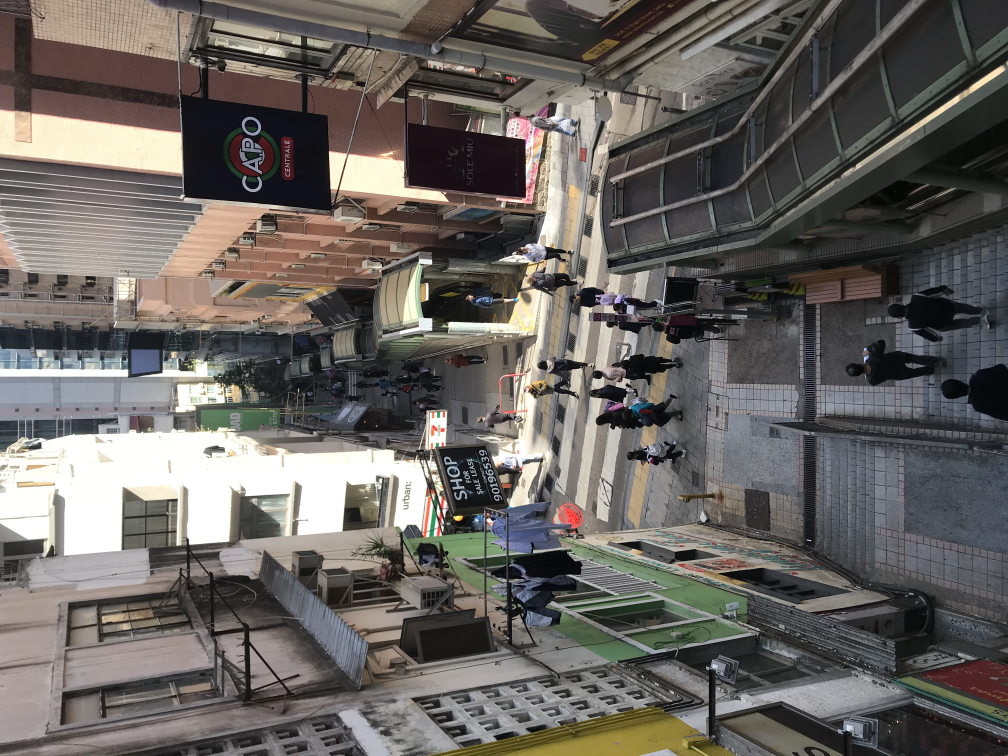
#> input picture pic/IMG_2542.jpeg, 4032 x 3024 px (shown at 1/4 size)
$ jupyter execute --allow-errors python_count_human.ipynb   (shell and % lines are left out)
#> lines starting #> are read from the running program, lines starting #| are printed output that depends on the picture; after the words box and inside, x2 and y2 are one past the last pixel; in counts of white or black regions, pixels touching at a corner belong together
[cell 1]
import skimage
import skimage.transform
import skimage.morphology

[cell 2]
import pandas as pd
import numpy as np
import matplotlib.pyplot as plt

[cell 3]
import glob
import time
import timeit

[cell 4]
latest = skimage.io.imread('pic/IMG_2542.jpeg')
#> latest is the input picture: shape (3024, 4032, 3); mean R, G, B 104.3, 100.3, 96.4
second_latest = skimage.io.imread('pic/IMG_2543.jpeg')
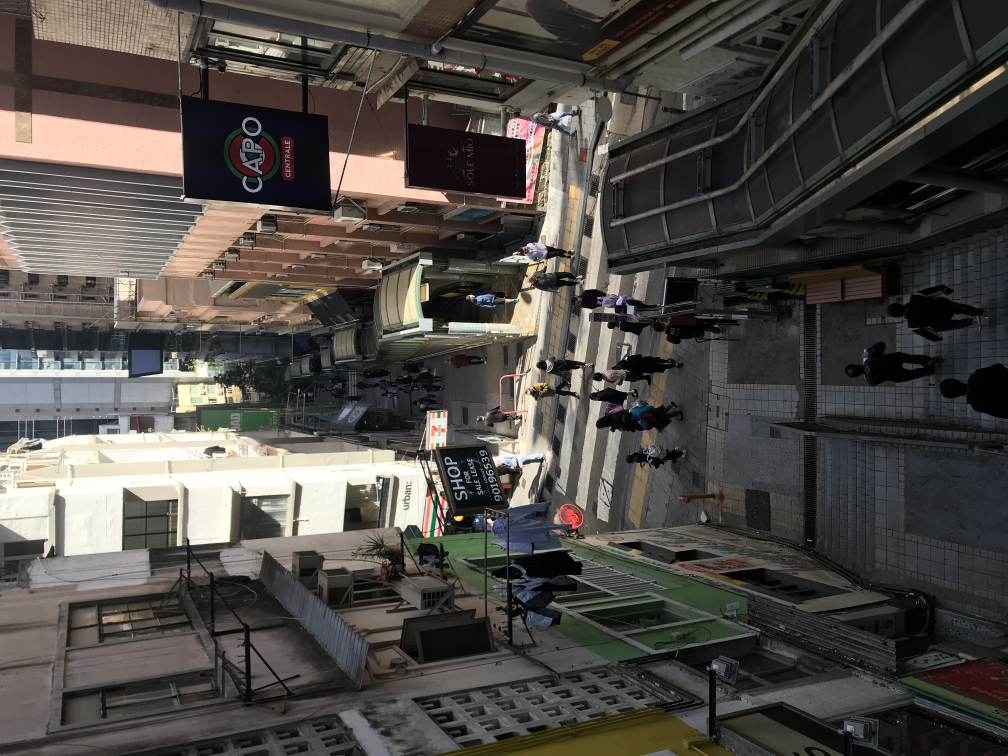
#> input picture pic/IMG_2543.jpeg, 4032 x 3024 px (shown at 1/4 size)
#> second_latest is the input picture: shape (3024, 4032, 3); mean R, G, B 78.8, 75.1, 71
first = skimage.io.imread('pic/IMG_2544.jpeg')
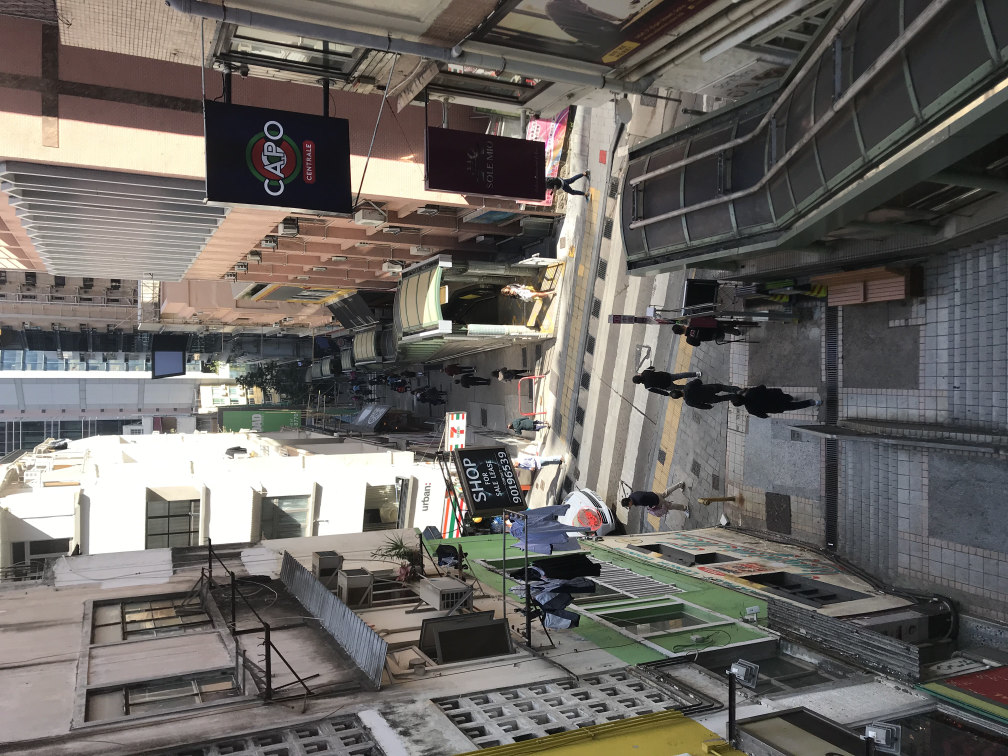
#> input picture pic/IMG_2544.jpeg, 4032 x 3024 px (shown at 1/4 size)
#> first is the input picture: shape (3024, 4032, 3); mean R, G, B 107.4, 103.4, 99.4

[cell 5]
skimage.measure.compare_mse(latest, second_latest)
#> Out = 1239.9

[cell 6]
skimage.measure.compare_mse(second_latest, first)
#> Out = 3857.2

[cell 7]
skimage.measure.compare_mse(second_latest, second_latest)
#> Out = 0

[cell 8]
latest_grey = skimage.color.rgb2gray(latest)
second_latest_grey = skimage.color.rgb2gray(second_latest)

[cell 9]
changed_pixels = np.abs(latest_grey - second_latest_grey) < 0.02
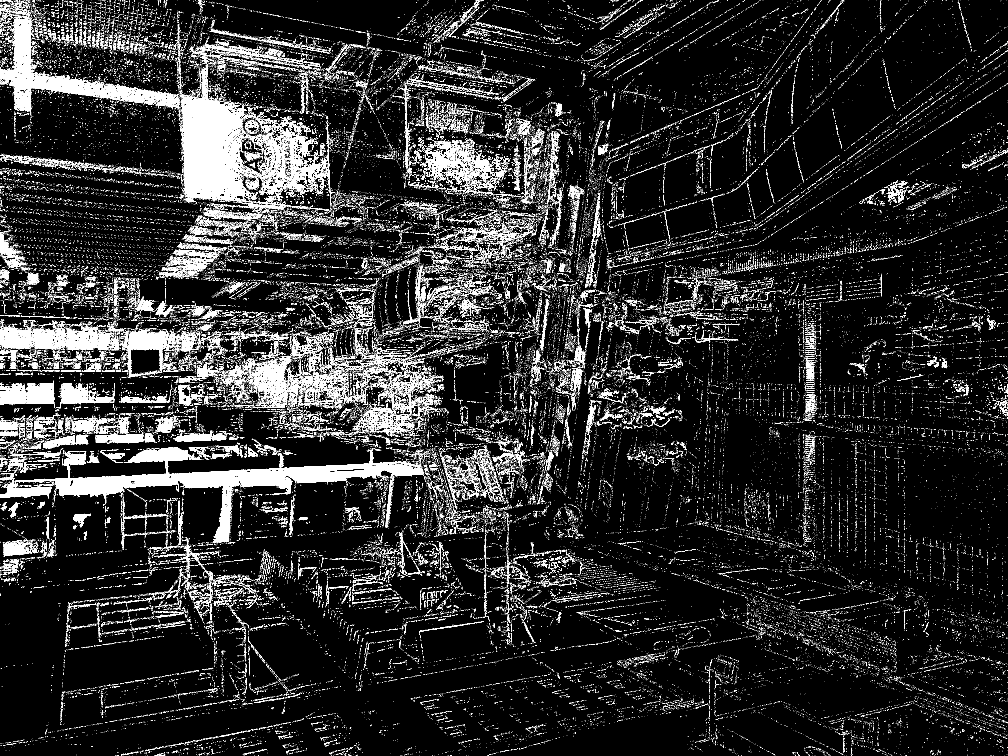
#> changed_pixels: shape (3024, 4032) bool (shown at 1/4 size); 7.8% white; 116740 white regions (112812 under 20 px), largest, box (x1, y1, x2, y2) and area: (59, 1789, 1695, 2171) 98133, (722, 275, 1002, 807) 80726, (0, 73, 719, 452) 43305

[cell 10]
plt.imshow(changed_pixels);

[cell 11]
changed_pixels = np.abs(latest_grey - second_latest_grey) < 0.02

plt.imshow(changed_pixels, cmap='gray');

[cell 12]
changed_pixels = np.abs(latest_grey - second_latest_grey) < 0.1
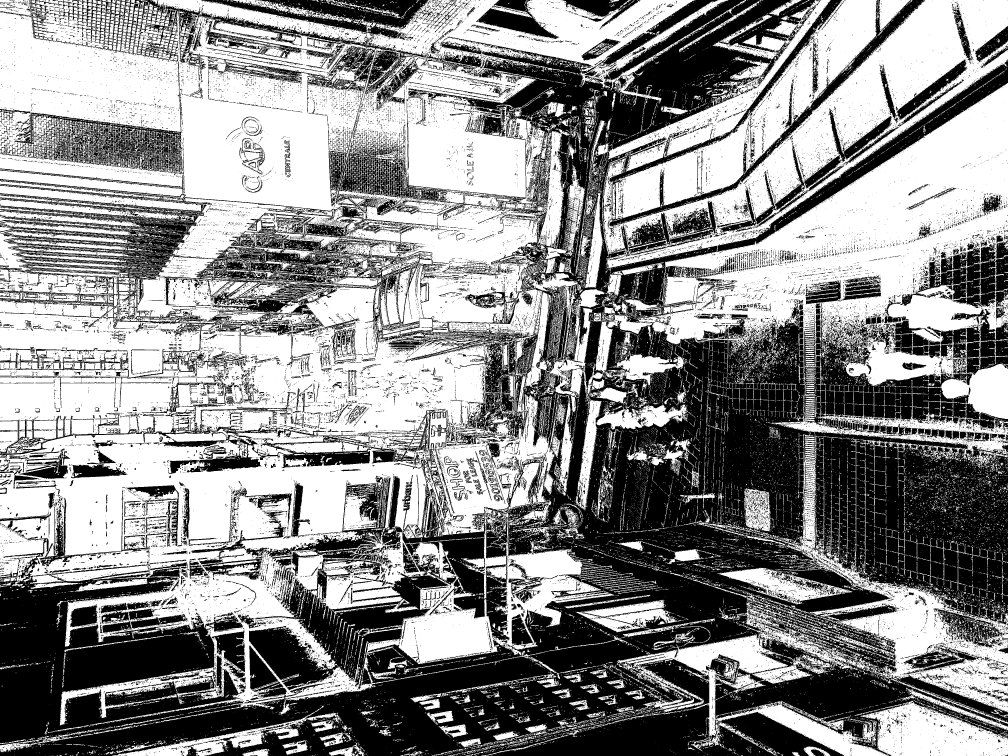
#> changed_pixels: shape (3024, 4032) bool (shown at 1/4 size); 55.1% white; 44870 black regions (41105 under 20 px), largest, box (x1, y1, x2, y2) and area: (0, 0, 4032, 3024) 4109986, (192, 0, 1706, 853) 105269, (2869, 237, 4032, 1008) 70039

plt.imshow(changed_pixels, cmap='gray');

[cell 13]
class timeit():
    from datetime import datetime
    def __enter__(self):
        self.tic = self.datetime.now()
    def __exit__(self, *args, **kwargs):
        print('runtime: {}'.format(self.datetime.now() - self.tic))

[cell 14]
###get file name
glob.glob("pic/*IMG*")

[cell 15]
images = [skimage.io.imread(x) for x in glob.glob("pic/*IMG*")]
#> images = 3 items

[cell 16]
len(images)
#> Out = 3

[cell 17]
with timeit():
    # your code, e.g.,
    print(len(images))
#| 3
    print(sum(range(int(1e7))))

[cell 18]
with timeit():
    # your code, e.g.,
    greys = [skimage.color.rgb2gray(im) for im in images]
#> greys = 3 items
    print(sum(range(int(1e7))))

#> (a cell that did not finish here is left out)

#> (a cell that did not finish here is left out)

#> (a cell that did not finish here is left out)

[cell 22]
with timeit():
    # your code, e.g.,
    mean_image = sum(greys) / len(greys)
    plt.imshow(mean_image, cmap='gray');
    print(sum(range(int(1e7))))

[cell 23]
#mean_image = sum(greys) / len(greys)
#plt.imshow(mean_image, cmap='gray');

[cell 24]
with timeit():
    # your code, e.g.,
    brightness = [x.sum() for x in greys]
#> brightness = [4822308.7, 3615087.3, 4972255.7]
    plt.plot(range(len(brightness)), brightness);
    print(sum(range(int(1e7))))
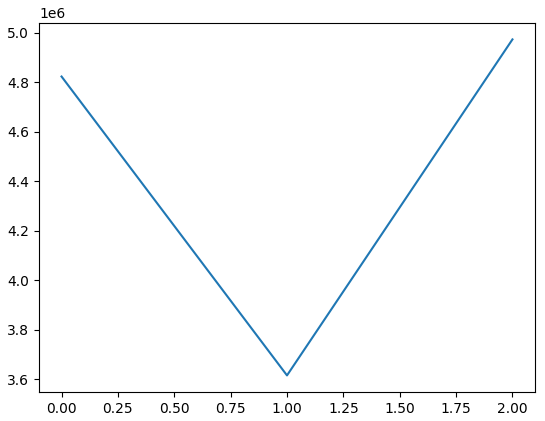
#> figure drawn by matplotlib, 1 panel

[cell 25]
#brightness = [x.sum() for x in greys]
#plt.plot(range(len(brightness)), brightness);

[cell 26]
days = [x for x in greys if x.sum() > 4600000]
#> days = 2 items
nights = [x for x in greys if x.sum() < 4000000]
#> nights = 1 item

#> (a cell that did not finish here is left out)

#> (a cell that did not finish here is left out)

[cell 29]
mean_day_image = sum(days) / len(days)
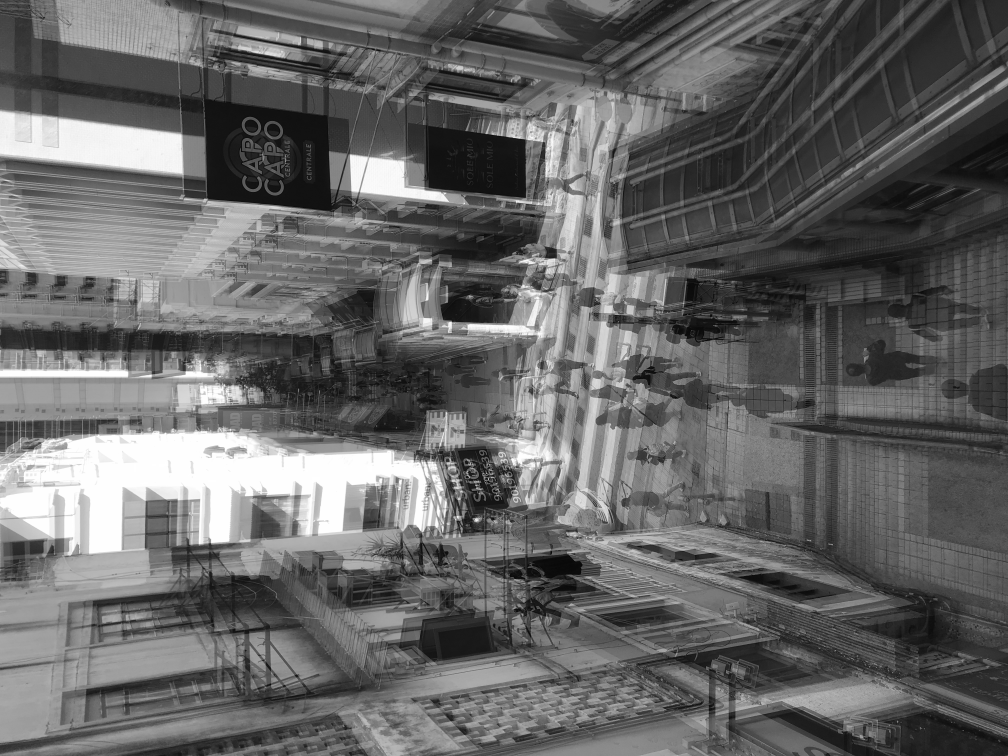
#> mean_day_image: shape (3024, 4032) float64 (shown at 1/4 size); min 0.000283, max 1, mean 0.402
plt.imshow(mean_day_image, cmap='gray');
